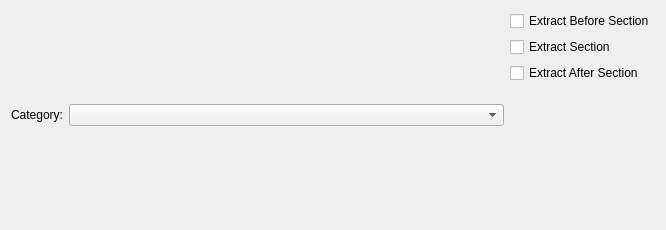
<?xml version="1.0" encoding="UTF-8"?>
<ui version="4.0">
 <class>ExtractorForm</class>
 <widget class="QWidget" name="ExtractorForm">
  <property name="geometry">
   <rect>
    <x>0</x>
    <y>0</y>
    <width>666</width>
    <height>230</height>
   </rect>
  </property>
  <property name="windowTitle">
   <string>Form</string>
  </property>
  <layout class="QVBoxLayout" name="verticalLayout_3">
   <item>
    <layout class="QHBoxLayout" name="horizontalLayout">
     <item>
      <layout class="QVBoxLayout" name="sectionLayout">
       <item>
        <layout class="QHBoxLayout" name="horizontalLayout_2">
         <item>
          <widget class="QLabel" name="label">
           <property name="text">
            <string>Category:</string>
           </property>
          </widget>
         </item>
         <item>
          <widget class="QComboBox" name="cb_category">
           <property name="sizePolicy">
            <sizepolicy hsizetype="Expanding" vsizetype="Fixed">
             <horstretch>0</horstretch>
             <verstretch>0</verstretch>
            </sizepolicy>
           </property>
          </widget>
         </item>
        </layout>
       </item>
      </layout>
     </item>
     <item>
      <layout class="QVBoxLayout" name="verticalLayout_2">
       <item>
        <widget class="QCheckBox" name="ck_before">
         <property name="text">
          <string>Extract Before Section</string>
         </property>
        </widget>
       </item>
       <item>
        <widget class="QCheckBox" name="ck_section">
         <property name="text">
          <string>Extract Section</string>
         </property>
        </widget>
       </item>
       <item>
        <widget class="QCheckBox" name="ck_after">
         <property name="text">
          <string>Extract After Section</string>
         </property>
        </widget>
       </item>
       <item>
        <spacer name="verticalSpacer">
         <property name="orientation">
          <enum>Qt::Vertical</enum>
         </property>
         <property name="sizeHint" stdset="0">
          <size>
           <width>20</width>
           <height>40</height>
          </size>
         </property>
        </spacer>
       </item>
      </layout>
     </item>
    </layout>
   </item>
  </layout>
 </widget>
 <resources/>
 <connections/>
</ui>
